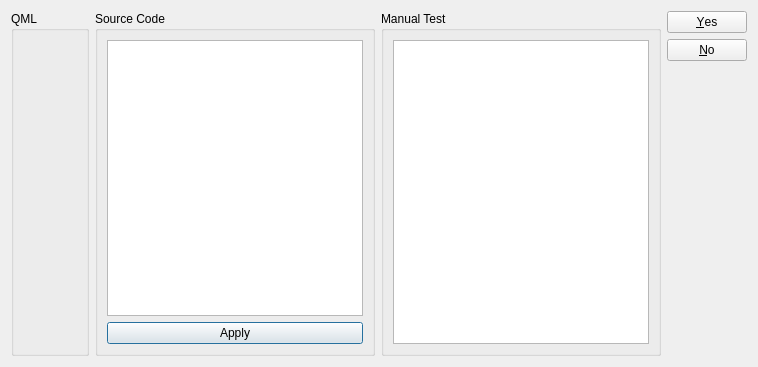
<?xml version="1.0" encoding="UTF-8"?>
<ui version="4.0">
 <class>TestCaseExecutionDialog</class>
 <widget class="QDialog" name="TestCaseExecutionDialog">
  <property name="geometry">
   <rect>
    <x>0</x>
    <y>0</y>
    <width>758</width>
    <height>367</height>
   </rect>
  </property>
  <property name="windowTitle">
   <string>Dialog</string>
  </property>
  <layout class="QHBoxLayout" name="horizontalLayout_2">
   <item>
    <widget class="QGroupBox" name="groupBox_3">
     <property name="title">
      <string>QML</string>
     </property>
     <layout class="QVBoxLayout" name="verticalLayout_3">
      <item>
       <layout class="QHBoxLayout" name="horizontalLayout"/>
      </item>
     </layout>
    </widget>
   </item>
   <item>
    <widget class="QGroupBox" name="groupBox">
     <property name="sizePolicy">
      <sizepolicy hsizetype="Minimum" vsizetype="Preferred">
       <horstretch>0</horstretch>
       <verstretch>0</verstretch>
      </sizepolicy>
     </property>
     <property name="title">
      <string>Source Code</string>
     </property>
     <layout class="QVBoxLayout" name="verticalLayout">
      <item>
       <widget class="QPlainTextEdit" name="plainTextEdit_2">
        <property name="sizePolicy">
         <sizepolicy hsizetype="Minimum" vsizetype="Expanding">
          <horstretch>0</horstretch>
          <verstretch>0</verstretch>
         </sizepolicy>
        </property>
       </widget>
      </item>
      <item>
       <widget class="QPushButton" name="pushButton">
        <property name="text">
         <string>Apply</string>
        </property>
       </widget>
      </item>
     </layout>
    </widget>
   </item>
   <item>
    <widget class="QGroupBox" name="groupBox_2">
     <property name="sizePolicy">
      <sizepolicy hsizetype="Minimum" vsizetype="Preferred">
       <horstretch>0</horstretch>
       <verstretch>0</verstretch>
      </sizepolicy>
     </property>
     <property name="title">
      <string>Manual Test</string>
     </property>
     <layout class="QVBoxLayout" name="verticalLayout_2">
      <item>
       <widget class="QPlainTextEdit" name="plainTextEdit">
        <property name="sizePolicy">
         <sizepolicy hsizetype="Minimum" vsizetype="Expanding">
          <horstretch>0</horstretch>
          <verstretch>0</verstretch>
         </sizepolicy>
        </property>
       </widget>
      </item>
     </layout>
    </widget>
   </item>
   <item>
    <widget class="QDialogButtonBox" name="buttonBox">
     <property name="toolTip">
      <string>Test case result</string>
     </property>
     <property name="orientation">
      <enum>Qt::Vertical</enum>
     </property>
     <property name="standardButtons">
      <set>QDialogButtonBox::No|QDialogButtonBox::Yes</set>
     </property>
    </widget>
   </item>
  </layout>
 </widget>
 <resources/>
 <connections>
  <connection>
   <sender>buttonBox</sender>
   <signal>accepted()</signal>
   <receiver>TestCaseExecutionDialog</receiver>
   <slot>accept()</slot>
   <hints>
    <hint type="sourcelabel">
     <x>248</x>
     <y>254</y>
    </hint>
    <hint type="destinationlabel">
     <x>157</x>
     <y>274</y>
    </hint>
   </hints>
  </connection>
  <connection>
   <sender>buttonBox</sender>
   <signal>rejected()</signal>
   <receiver>TestCaseExecutionDialog</receiver>
   <slot>reject()</slot>
   <hints>
    <hint type="sourcelabel">
     <x>316</x>
     <y>260</y>
    </hint>
    <hint type="destinationlabel">
     <x>286</x>
     <y>274</y>
    </hint>
   </hints>
  </connection>
 </connections>
</ui>
